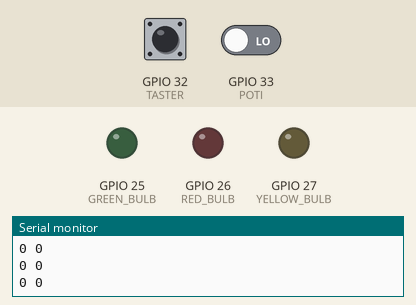
This program was run on a simulated ESP32. Parts: output pins drawn as LEDs (lit = HIGH), the last lines printed to the serial monitor. Dashed ring = blinking. The inputs (shaded band) are chosen by the test bench; at power-on: GPIO 33 (POTI) LOW, GPIO 32 (TASTER) LOW.

Above: at 1.2 s.
1.3 s: GPIO 33 (POTI) driven HIGH
At 4.7 s:
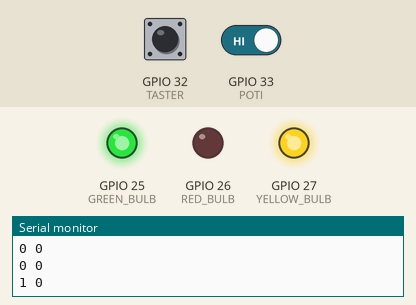
4.8 s: GPIO 33 (POTI) driven LOW
At 6.9 s:
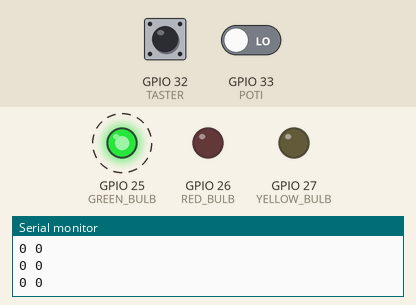
8.3 s: GPIO 33 (POTI) driven HIGH
At 12.9 s:
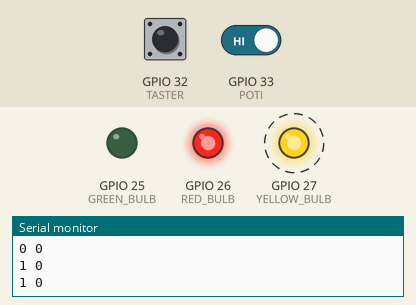
Timing chart, 0 to 21.3 s (numbered marks = the images above; inputs shaded):
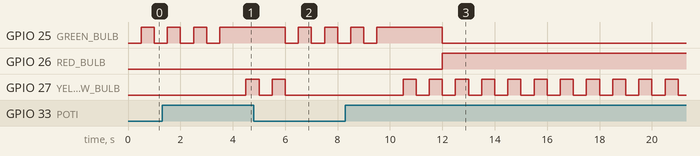

The program:

main.cpp
```cpp
#include <Arduino.h>

#define GREEN_BULB 25
#define YELLOW_BULB 27
#define RED_BULB 26
#define TASTER 32
#define POTI 33

#define FIXED_STATE_TIME 2500
#define SWITCH_STATE_TIME 1500
#define BLINK_TIME 500

unsigned long previousMillis = 0;
unsigned long currentMillis = millis();

bool oldState = 0;
bool actualButtonState = 0;

void setup()
{
  pinMode(GREEN_BULB, OUTPUT);
  pinMode(YELLOW_BULB, OUTPUT);
  pinMode(RED_BULB, OUTPUT);
  pinMode(TASTER, INPUT);
  pinMode(POTI, INPUT);

  Serial.begin(9600);
}

enum Trafficlights
{
  RedPhase,
  RedOrangePhase,
  GreenPhase,
  GreenBlinkPhase,
  OrgangeAfterGreenPhase,
  UndefinedState,
  pedestrianGreen,
  pedestrianRed,
  pedestrianStart
};

uint8_t Trafficlights = RedPhase;

void loop()
{
  Serial.print(digitalRead(POTI));
  Serial.printf(" ");
  Serial.println(digitalRead(TASTER));

  actualButtonState = digitalRead(POTI);

  if (actualButtonState != oldState)
  {
    oldState = actualButtonState;
    if (!actualButtonState)
    {
      Trafficlights = RedPhase;
    }
    else if (actualButtonState)
    {
      Trafficlights = pedestrianStart;
    }
  }

  switch (Trafficlights)
  {
  case RedPhase:
    digitalWrite(RED_BULB, HIGH);
    digitalWrite(GREEN_BULB, LOW);
    digitalWrite(YELLOW_BULB, LOW);
    currentMillis = millis();
    if (currentMillis - previousMillis >= FIXED_STATE_TIME)
    {
      previousMillis = currentMillis;
    }
    Trafficlights = RedOrangePhase;
    break;
  case RedOrangePhase:
    digitalWrite(RED_BULB, HIGH);
    digitalWrite(YELLOW_BULB, HIGH);
    digitalWrite(GREEN_BULB, LOW);
    currentMillis = millis();
    if (currentMillis - previousMillis >= SWITCH_STATE_TIME)
    {
      previousMillis = currentMillis;
    }
    Trafficlights = GreenPhase;
    break;
  case GreenPhase:
    digitalWrite(RED_BULB, LOW);
    digitalWrite(YELLOW_BULB, LOW);
    digitalWrite(GREEN_BULB, HIGH);
    currentMillis = millis();
    if (currentMillis - previousMillis >= FIXED_STATE_TIME)
    {
      previousMillis = currentMillis;
    }
    Trafficlights = GreenBlinkPhase;
    break;
  case GreenBlinkPhase:
    digitalWrite(RED_BULB, LOW);
    digitalWrite(YELLOW_BULB, LOW);
    for (int i = 0; i < 4; i++)
    {
      digitalWrite(GREEN_BULB, LOW);
      delay(BLINK_TIME);
      digitalWrite(GREEN_BULB, HIGH);
      delay(BLINK_TIME);
    }
    Trafficlights = OrgangeAfterGreenPhase;
    break;
  case OrgangeAfterGreenPhase:
    digitalWrite(RED_BULB, LOW);
    digitalWrite(GREEN_BULB, LOW);
    digitalWrite(YELLOW_BULB, HIGH);
    currentMillis = millis();
    if (currentMillis - previousMillis >= SWITCH_STATE_TIME)
    {
      previousMillis = currentMillis;
    }
    digitalWrite(YELLOW_BULB, LOW);
    Trafficlights = RedPhase;
    break;
  case UndefinedState:
    while (true)
    {
      digitalWrite(YELLOW_BULB, LOW);
      currentMillis = millis();
      if (currentMillis - previousMillis >= BLINK_TIME)
      {
        previousMillis = currentMillis;
      }
      digitalWrite(YELLOW_BULB, HIGH);
      currentMillis = millis();
      if (currentMillis - previousMillis >= BLINK_TIME)
      {
        previousMillis = currentMillis;
      }
    }
  case pedestrianRed:
    digitalWrite(RED_BULB, LOW);
    digitalWrite(GREEN_BULB, HIGH);
    digitalWrite(YELLOW_BULB, LOW);
    currentMillis = millis();
    if (currentMillis - previousMillis >= FIXED_STATE_TIME)
    {
      previousMillis = currentMillis;
    }
    Trafficlights = pedestrianGreen;
  case pedestrianGreen:
    digitalWrite(RED_BULB, HIGH);
    digitalWrite(GREEN_BULB, LOW);
    digitalWrite(YELLOW_BULB, LOW);
    if (digitalRead(TASTER) == 1)
    {
      Trafficlights = pedestrianRed;
    }
  case pedestrianStart:
    for (int i = 0; i < 2; i++)
    {
      digitalWrite(YELLOW_BULB, LOW);
      delay(BLINK_TIME);
      digitalWrite(YELLOW_BULB, HIGH);
      delay(BLINK_TIME);
    }
    Trafficlights = pedestrianGreen;
  }
}
```

Measured:
- after the input at 1.3 s, GPIO 27 (YELLOW_BULB): LOW → HIGH after 3.2 s
- after the input at 4.8 s, GPIO 26 (RED_BULB): stays LOW (without the input it goes to HIGH after 1.2 s); GPIO 27 (YELLOW_BULB): goes on until 6.0 s, then stays LOW
- after the input at 8.3 s, GPIO 26 (RED_BULB): LOW → HIGH after 3.7 s; GPIO 27 (YELLOW_BULB): alternates HIGH for 0.50 s and LOW for 0.50 s, starting after 2.2 s
